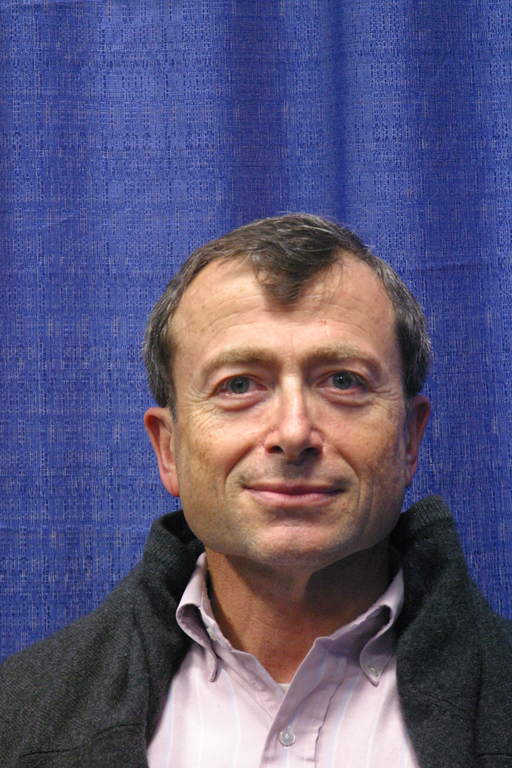
#> input picture Computer Vision/Project1/frankenface/sources/andy.png, 512 x 768 px
$ python clone_faces.py
#> lines starting #> are read from the running program, lines starting #| are printed output that depends on the picture; after the words box and inside, x2 and y2 are one past the last pixel; in counts of white or black regions, pixels touching at a corner belong together
import cv2
import numpy as np
from os import listdir
from os.path import isfile, join
from pathlib import Path
import cv2
import numpy as np
import operator
import matplotlib.pyplot as plt
import argparse
import os

# Read images
if __name__ == '__main__':
    dst = cv2.imread("frankenface/sources/andy.png")
#> dst is the input picture: shape (768, 512, 3); mean B, G, R 120.1, 86.4, 90.6
    src = cv2.imread("frankenface/sources/kajiya.png")
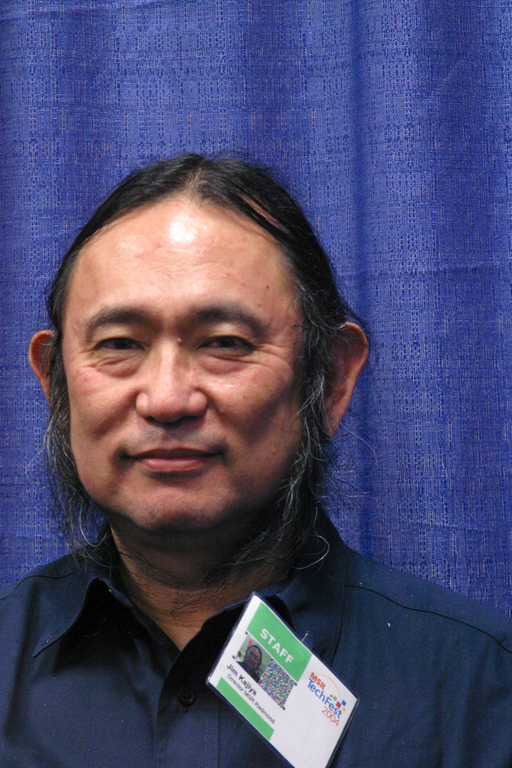
#> input picture Computer Vision/Project1/frankenface/sources/kajiya.png, 512 x 768 px
#> src is the input picture: shape (768, 512, 3); mean B, G, R 108.5, 74.4, 75.9

    # Create a rough mask around the airplane.
    src_mask = np.zeros(src.shape, src.dtype)
    # poly = np.array([[4, 80], [30, 54], [151, 63], [254, 37], [298, 90], [272, 134], [43, 122]], np.int32)
    poly = np.array([[169, 289], [260, 307], [286, 414], [251, 504], [180, 529], [80, 454], [71, 345]])
    cv2.fillPoly(src_mask, [poly], (255, 255, 255))
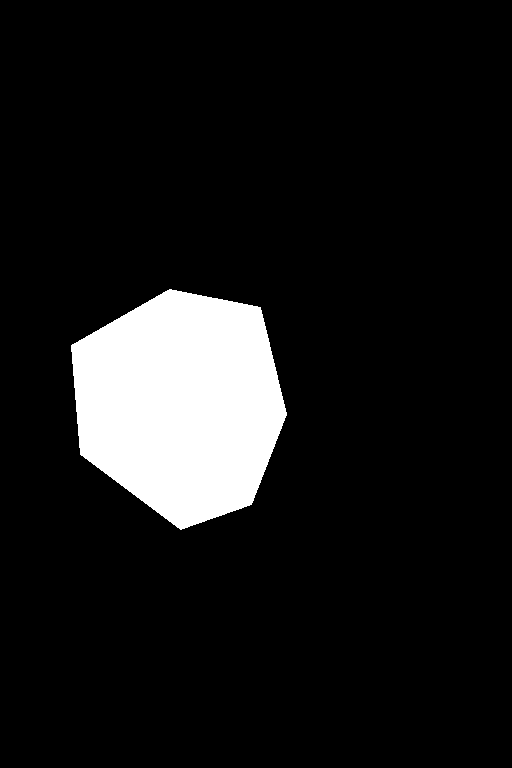
#> src_mask: shape (768, 512, 3); 9.7% white; 1 white region, box (x1, y1, x2, y2) and area: (71, 289, 287, 530) 38244

    # This is where the CENTER of the airplane will be placed
    center = (292, 436)

    # Clone seamlessly.
    output = cv2.seamlessClone(src, dst, src_mask, center, cv2.NORMAL_CLONE)
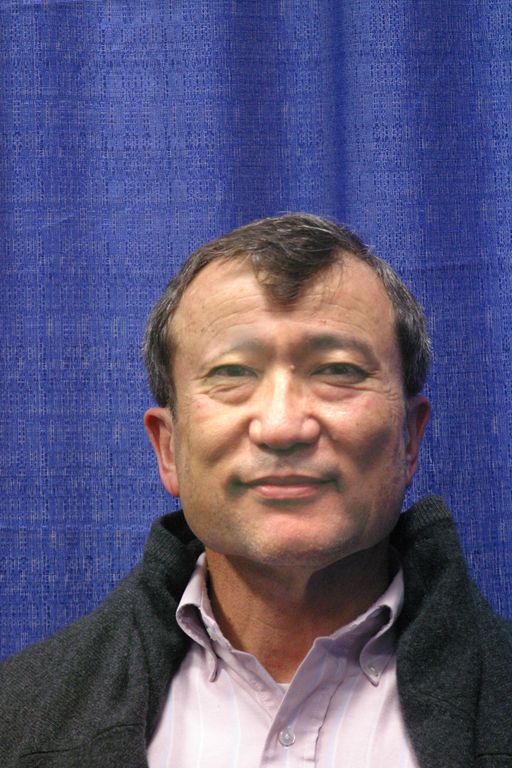
#> output: shape (768, 512, 3); mean B, G, R 120.3, 86.8, 90.8

    # Save result
    plt.imshow(output[:, :, ::-1])
    plt.show()
